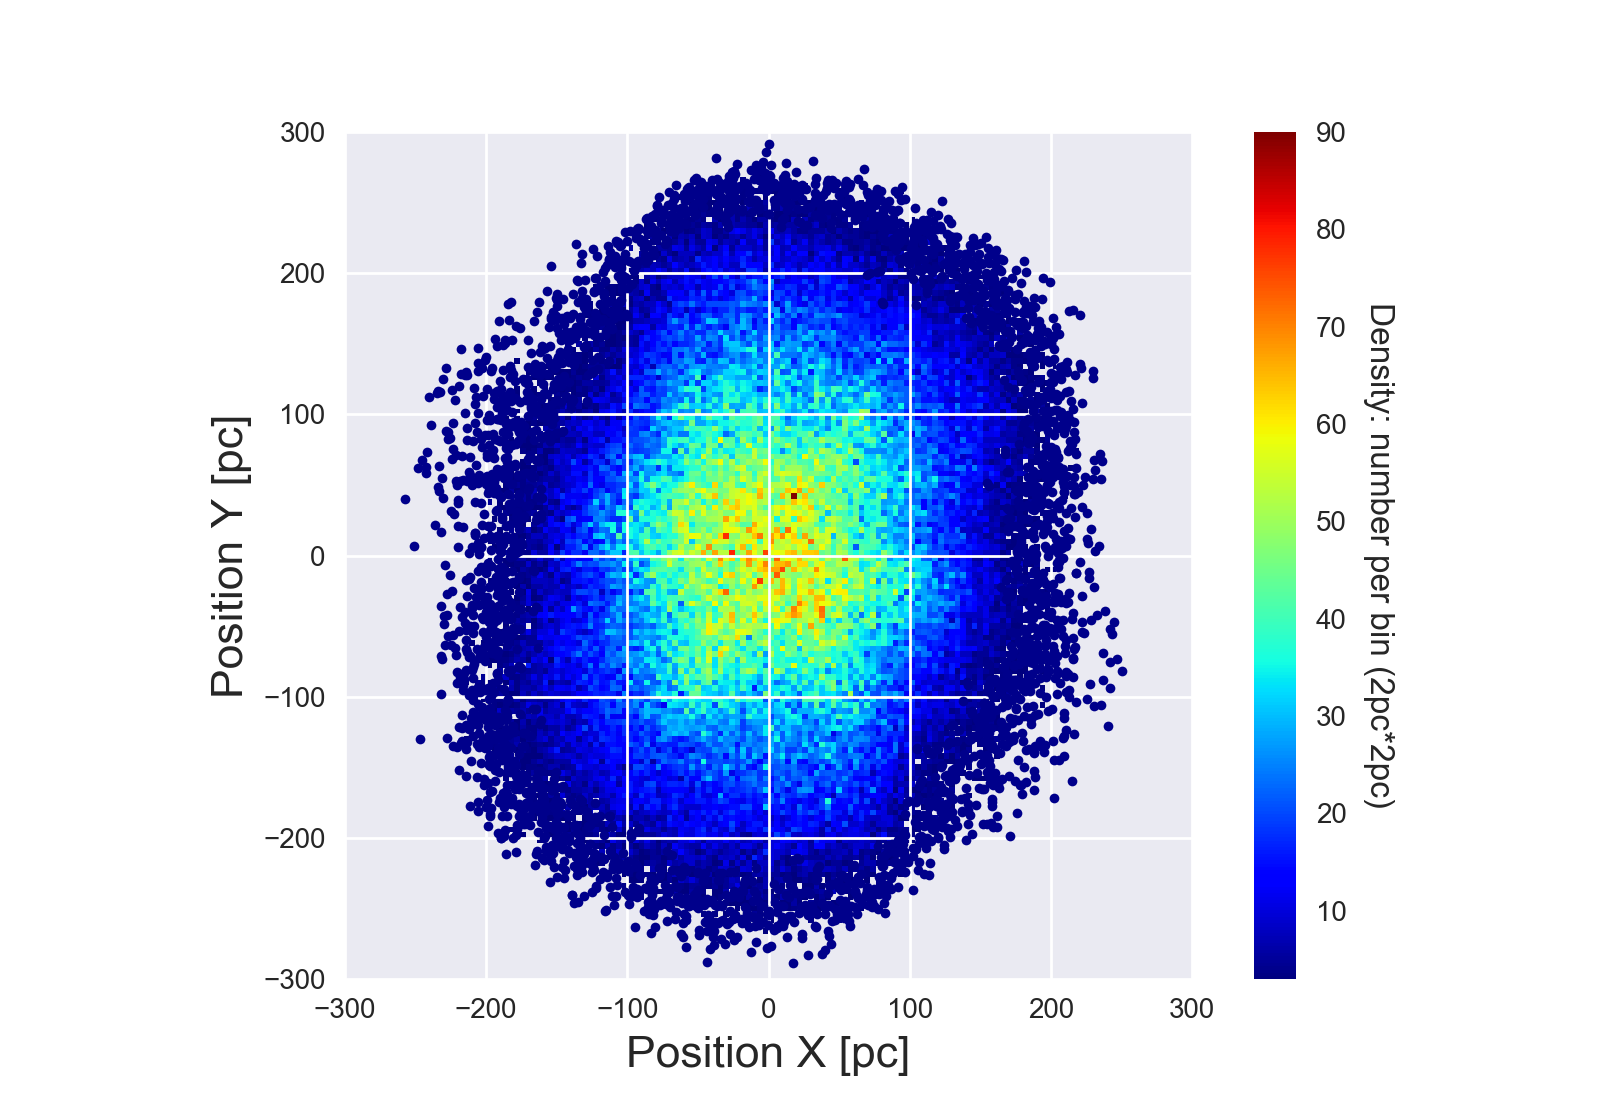

Python code for this plot:
import astropy
import numpy as np
import matplotlib.pyplot as plt
import plotly
import plotly.plotly as py
import plotly.figure_factory as ff
import pandas as pd
from mpl_toolkits.mplot3d import Axes3D
import astropy.io.fits as fits
import sys, os, time, string, math, subprocess
from scipy.stats import gaussian_kde, stats
import seaborn as sns
sns.set(color_codes=True)
import numpy.random
import scipy

#================ input data using class ===================

class DATA(object):

    def __init__(self):
        #read in data from Gaia file
        self.file=fits.open('tgas-source.fits')
        self.data_list=self.file[1]

# ================ select data with low noise ===================

data1=DATA()
#chose parallax data
parallax=data1.data_list.data['parallax'] #in mas(milliarcsecond) = 0.001 arcsecond = 1/3600000 degree
parallax_error=data1.data_list.data['parallax_error'] #error

#calculate ratio
ratio=parallax/parallax_error

#select data that we want
highSNindices = ratio > 16. #The ones with high signal to noise

#locations of data we want
#np.where(highSNindices)

#distances we want from valid data
distance=1./parallax[highSNindices] #in Kpc = 1000 parsecs = 3262 light-years

#================ calculate velocity from proper motion ===================

#proper motion right ascension and declination
pmra=data1.data_list.data['pmra'] #in mas/year
pmdec=data1.data_list.data['pmdec'] #in mas/year

#transverse velocity v = 4.74*(proper motion angular velocity[arcsec/year])*distance[parsec]*10**3 #m/s
transv_ra=4.74*pmra[highSNindices]*distance*10**3 #m/s
transv_dec=4.74*pmdec[highSNindices]*distance*10**3 #m/s

transverse_vsqared=transv_ra**2+transv_dec**2
transverse_v=transverse_vsqared**(.5)

# (04/19/2017) pytest
# define the function "transverse_velocity()" for test on Travis
def transverse_velocity(number):
    v=transverse_v[number]

    if v > 0:
        return 'Transverse velocity bigger than 0'
    elif v < 0:
        return 'Transverse velocity less than 0'
    elif v == 0:
        return 'Transverse velocity is 0'

#================ plot distance, velocity ===================
'''
#plotting
plt.hist(distance,bins=100)
plt.plot(distance,transverse_v,marker='.',linestyle="None", alpha=.5)

limit on transverse velocity
plt.xlim([0,150000])

#lables for distance
plt.xlabel('distance[kpc]')
plt.ylabel('Number')
plt.title('Distribution of Distance Based on Parallax')

plt.show()
plt.savefig('highsnVelocities.png')
'''

#================ visualize stars' position in 3D plot of all valid data ===================

#right ascension and declination
right_ascension=data1.data_list.data['ra'] #in degree
declination=data1.data_list.data['dec'] #in degree
ra=right_ascension[highSNindices]*(3.14/180) #in radian
dec=declination[highSNindices]*(3.14/180) #in radian

# (04/04/2017) Class
# Create a class to access the coordinates later for 3D and 2D
class coordinates():
    def __init__(self):
        # Express the mesh in the cartesian system.
        self.X=distance*1000*np.cos(dec)*np.cos(ra) #in parsec = 3.262 light-years
        self.Y=distance*1000*np.cos(dec)*np.sin(ra) #in parsec = 3.262 light-years
        self.Z=distance*1000*np.sin(dec) #in parsec = 3.262 light-years


'''
#Get the coordinates for 3D plot
coor3D = coordinates();
print (coor3D.X)

print ("Max value on X: ", coor3D.X.max())
print ("Min value on X: ", coor3D.X.min())
print ("Max value on Y: ", coor3D.Y.max())
print ("Min value on Y: ", coor3D.Y.min())


print ("Max value on Z: ", coor3D.Z.max())
print ("Min value on Z: ", coor3D.Z.min())




#================ visualize stars' density with color in 3D plot of all valid data ===================

#plot with ra, dec, and distance
fig=plt.figure()
ax=fig.add_subplot(111,projection='3d')

#calculate the point density
#XYZ = np.vstack([X,Y,Z])
#C = gaussian_kde(XYZ)(XYZ)(XYZ)

#fig, ax = plt.subplots()
#plt.scatter(X, Y, Z, c=C, s=100, edgecolor='')
#plt.show()

#ax.set_xlim(-10**5,10**5)
#ax.set_ylim(-10**5,10**5)
#ax.set_zlim(-10**5,10**5)


#plt.scatter(X,Y,Z,marker=".")
# The above line Produces a disk instead of sphere. With high signal to noise data, far away stars are not included,
# and the scale is not big enough to show the shape of the Milky Way (diameter 30kpc, thickness 0.3kpc)

ax.scatter(coor3D.X, coor3D.Y, coor3D.Z, 'ob', alpha=0.05, lw=0)
# The above line works almost as ax.plot(X,Y,Z, 'ob', alpha=0.05, lw=0) or plt.plot(X,Y,Z, 'ob', alpha=0.05, lw=0)

ax.set_xlabel('Distance X [pc]')
ax.set_ylabel('Distance Y [pc]')
ax.set_zlabel('Distance Z [pc]')
plt.title('Distribution of All Valid Data')

plt.show()
'''

#================ visualize stars' density with color in 2D plot of all valid data ===================

#Get the coordinates for 3D plot
coor2D = coordinates();
print (coor2D.X)

print ("Max value on X: ", coor2D.X.max())
print ("Min value on X: ", coor2D.X.min())
print ("Max value on Y: ", coor2D.Y.max())
print ("Min value on Y: ", coor2D.Y.min())


'''
#check how the data set arrays look like
#data definition
N = 1e5;
xdat, ydat = np.random.normal(size=N), np.random.normal(1, 0.6, size=N)
print(xdat)
print(ydat)
print(len(xdat))
print(len(ydat))
print(len(coor2D.X))
print(len(coor2D.Y))
'''
#(04/26/2017) Plot 2D density distribution
#histogram definition
xyrange = [[-300,300],[-300,300]] # data range
bins = [150,150] # number of bins
thresh = 3  #density threshold
#histogram the data
hh, locx, locy = scipy.histogram2d(coor2D.X, coor2D.Y, range=xyrange, bins=bins)
posx = np.digitize(coor2D.X, locx)
posy = np.digitize(coor2D.Y, locy)
#select points within the histogram
ind = (posx > 0) & (posx <= bins[0]) & (posy > 0) & (posy <= bins[1])
hhsub = hh[posx[ind] - 1, posy[ind] - 1] # values of the histogram where the points are
xdat1 = coor2D.X[ind][hhsub < thresh] # low density points
ydat1 = coor2D.Y[ind][hhsub < thresh]
hh[hh < thresh] = np.nan # fill the areas with low density by NaNs
# Make the plot
plt.imshow(np.flipud(hh.T),cmap='jet',extent=np.array(xyrange).flatten(), interpolation='none', origin='upper')
clb=plt.colorbar()
#clb.ax.yaxis.tick_right()
clb.ax.set_yticklabels(['10','20','30','40','50','60','70','80','90'],fontsize=10)
clb.set_label('Density: number per bin (2pc*2pc)', rotation=270, fontsize=12)
clb.ax.yaxis.set_label_coords(3.3, 0.5)
plt.plot(xdat1, ydat1, '.',color='darkblue')
#plt.title('Density Distribution of Stars (with High Signal to Noise Ratio)', fontsize=20)
plt.xlabel('Position X [pc]', fontsize = 16)
plt.ylabel('Position Y [pc]', fontsize = 16)
plt.show()


'''
colorscale = ['#7A4579', '#D56073', 'rgb(236,158,105)', (1, 1, 0.2), (0.98,0.98,0.98)]

fig = ff.create_2d_density(
    coor2D.X, coor2D.Y, colorscale=colorscale,
    hist_color='rgb(255, 237, 222)', point_size=3
)

py.iplot(fig, filename='histogram_subplots')
'''
